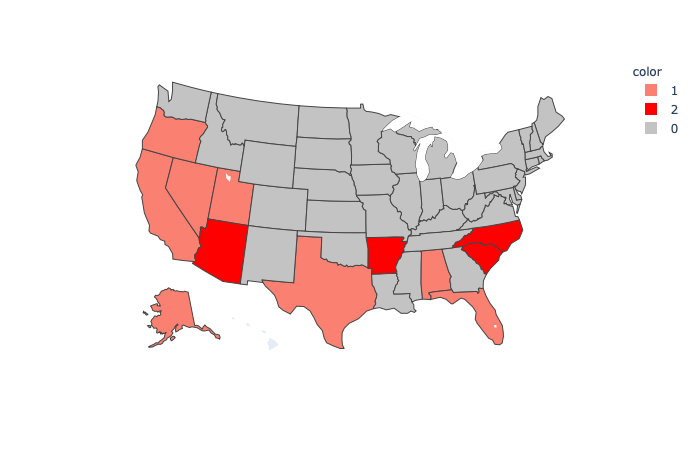

Write the Python code that produced this figure.
import sys, os
base = os.environ.get('covid_base')

sys.path.insert(0,base)
sys.path.insert(1,base + '/myutil')
from ustrings import us_states
from umath import stat

from all_states import rL, labels

#------
us_states['DC'] = 'DC'
states = [us_states[e] for e in labels]
        
values = []
for vL in rL:
    st = stat(vL[-15:])
    if st > 0.03:
        values.append('2')
    elif st > 0.02:
        values.append('1')
    else:
        values.append('0')
    
#---------------------

import plotly.express as px
cL = ['salmon','red',"rgb(195, 195, 195)"]

fig = px.choropleth(
    locations = states,
    locationmode="USA-states",
    color=values,
    color_discrete_sequence=cL, 
    scope="usa")

print(fig)

fig.show()
